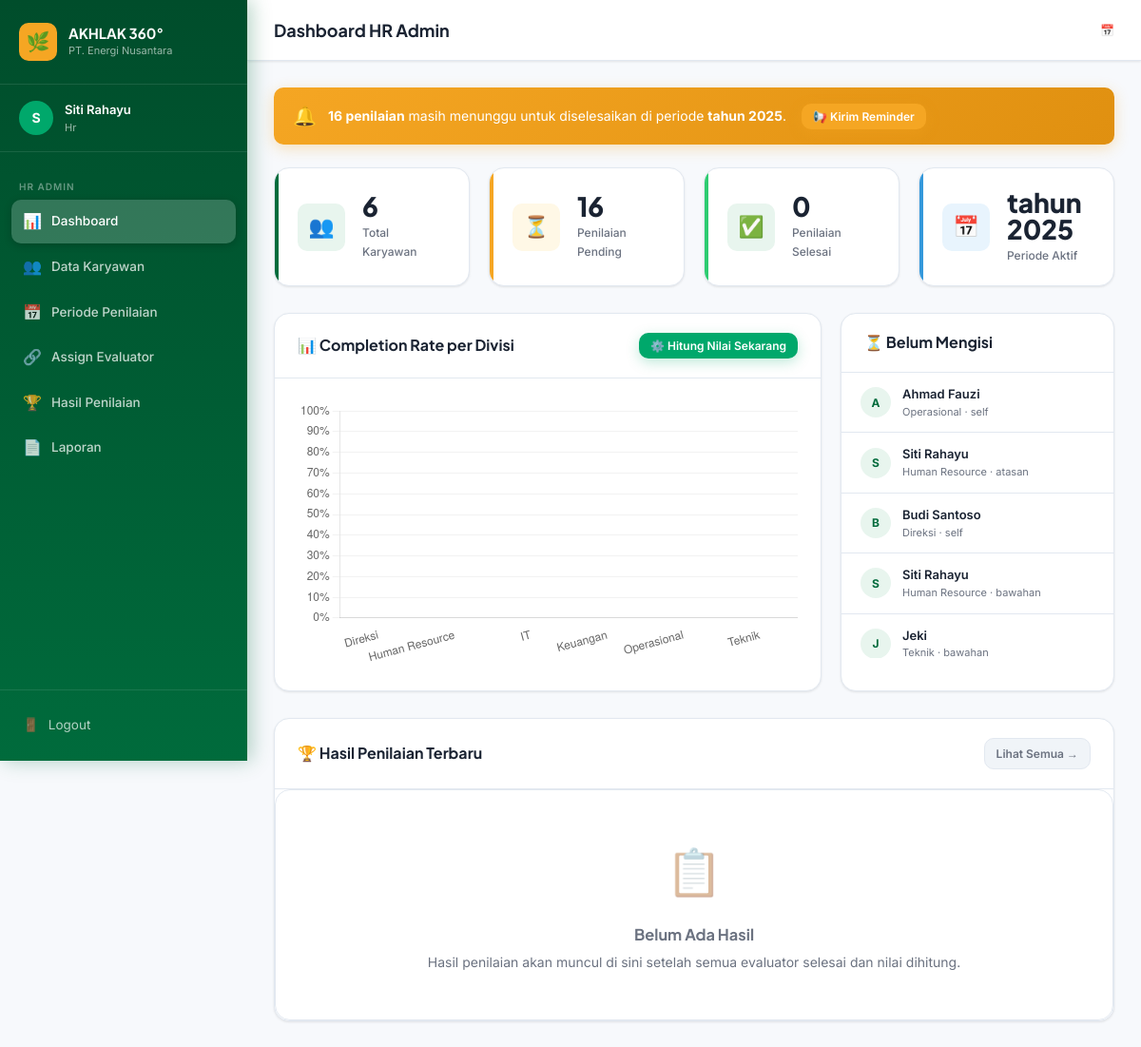
Page /hr/dashboard (signed in) on the committed database.
### tables this page shows
CREATE TABLE employees (
    user_id     INTEGER PRIMARY KEY AUTOINCREMENT,
    id_supervisor INTEGER NULL,
    nama        VARCHAR(100) NOT NULL,
    email       VARCHAR(100) UNIQUE NOT NULL,
    nip         VARCHAR(20) UNIQUE NOT NULL,
    position    VARCHAR(100),
    division    VARCHAR(100),
    FOREIGN KEY (id_supervisor) REFERENCES employees(user_id)
);

CREATE TABLE assessment_periods (
    id_period   INTEGER PRIMARY KEY AUTOINCREMENT,
    period_name VARCHAR(100) NOT NULL,
    start_date  DATE NOT NULL,
    end_date    DATE NOT NULL,
    status      VARCHAR(20) DEFAULT 'draft'
);

### app/routes/hr.py (the view)
@hr_bp.route('/dashboard')
@login_required
@role_required('hr')
def dashboard():
    total_karyawan = query_db("SELECT COUNT(*) as cnt FROM employees", one=True)['cnt']
    periode_aktif = query_db(
        "SELECT * FROM assessment_periods WHERE status='active' ORDER BY id_period DESC LIMIT 1",
        one=True
    )
    total_pending = 0
    total_selesai = 0
    completion_by_division = []
    pending_users = []
    if periode_aktif:
        total_pending = query_db(
            "SELECT COUNT(*) as cnt FROM penilaians WHERE id_period=? AND status='pending'",
            (periode_aktif['id_period'],), one=True
        )['cnt']
        total_selesai = query_db(
            "SELECT COUNT(*) as cnt FROM penilaians WHERE id_period=? AND status='submitted'",
            (periode_aktif['id_period'],), one=True
        )['cnt']
        completion_by_division = query_db(
            """SELECT e.division,
                      COUNT(p.id_penilaian) as total,
                      SUM(CASE WHEN p.status='submitted' THEN 1 ELSE 0 END) as selesai
               FROM penilaians p
               JOIN employees e ON p.id_evaluator = e.user_id
               WHERE p.id_period = ?
               GROUP BY e.division""",
            (periode_aktif['id_period'],)
        )
        pending_users = query_db(
            """SELECT DISTINCT e.nama, e.email, e.division, p.jenis_penilaian
               FROM penilaians p
               JOIN employees e ON p.id_evaluator = e.user_id
               WHERE p.id_period = ? AND p.status = 'pending'
               LIMIT 10""",
            (periode_aktif['id_period'],)
        )
    hasil_terbaru = query_db(
        """SELECT h.*, e.nama, e.division, ap.period_name
           FROM hasil_akhirs h
           JOIN employees e ON h.id_employee = e.user_id
           JOIN assessment_periods ap ON h.id_period = ap.id_period
           ORDER BY h.calculated_at DESC LIMIT 10"""
    )
    return render_template('hr/dashboard.html',
        total_karyawan=total_karyawan,
        periode_aktif=periode_aktif,
        total_pending=total_pending,
        total_selesai=total_selesai,
        completion_by_division=completion_by_division,
        pending_users=pending_users,
        hasil_terbaru=hasil_terbaru
    )

### app/routes/auth.py (called while the page is built)
def login_required(f):
    @wraps(f)
    def decorated_function(*args, **kwargs):
        if 'user_id' not in session:
            flash('Silakan login terlebih dahulu.', 'warning')
            return redirect(url_for('auth.login'))
        return f(*args, **kwargs)
    return decorated_function

def role_required(*roles):
    def decorator(f):
        @wraps(f)
        def decorated_function(*args, **kwargs):
            if 'user_id' not in session:
                flash('Silakan login terlebih dahulu.', 'warning')
                return redirect(url_for('auth.login'))
            if session.get('role') not in roles:
                flash('Anda tidak memiliki akses ke halaman ini.', 'danger')
                return redirect(url_for('auth.unauthorized'))
            return f(*args, **kwargs)
        return decorated_function
    return decorator

### database.py (called while the page is built)
def get_db():
    conn = sqlite3.connect(config.DATABASE)
    conn.row_factory = sqlite3.Row  # Agar hasil query bisa diakses seperti dict
    conn.execute("PRAGMA foreign_keys = ON")  # Aktifkan foreign key enforcement
    return conn

def query_db(query, args=(), one=False):
    conn = get_db()
    cur = conn.execute(query, args)
    rv = cur.fetchall()
    conn.close()
    return (rv[0] if rv else None) if one else rv

### app/templates/hr/dashboard.html (shortened to what this page needs)
{% extends 'base.html' %}
{% block page_title %}Dashboard HR Admin{% endblock %}
{% block content %}
{% if total_pending > 0 and periode_aktif %}
<div class="notification-banner mb-6">
  <span style="font-size:20px;">🔔</span>
  <div>
    <strong>{{ total_pending }} penilaian</strong> masih menunggu untuk diselesaikan di periode
    <strong>{{ periode_aktif.period_name }}</strong>.
    <form method="POST" action="{{ url_for('hr.send_reminder') }}" style="display:inline;">
      <button type="submit" class="btn btn-accent btn-sm" style="margin-left:12px;">
        📢 Kirim Reminder
      </button>
    </form>
  </div>
</div>
{% endif %}
<div class="stat-grid">
  <div class="stat-card">
    <div class="stat-icon green">👥</div>
    <div class="stat-info">
      <h3>{{ total_karyawan }}</h3>
      <p>Total Karyawan</p>
    </div>
  </div>
  <div class="stat-card accent">
    <div class="stat-icon yellow">⏳</div>
    <div class="stat-info">
      <h3>{{ total_pending }}</h3>
      <p>Penilaian Pending</p>
    </div>
  </div>
  <div class="stat-card success">
    <div class="stat-icon green">✅</div>
    <div class="stat-info">
      <h3>{{ total_selesai }}</h3>
      <p>Penilaian Selesai</p>
    </div>
  </div>
  <div class="stat-card info">
    <div class="stat-icon blue">📅</div>
    <div class="stat-info">
      <h3>{{ periode_aktif.period_name if periode_aktif else '-' }}</h3>
      <p>Periode Aktif</p>
    </div>
  </div>
</div>
<div style="display:grid; grid-template-columns:2fr 1fr; gap:20px; margin-bottom:28px;">
  <div class="card">
    <div class="card-header">
      <h3 class="card-title">📊 Completion Rate per Divisi</h3>
      {% if periode_aktif %}
      <form method="POST" action="{{ url_for('hr.calculate', id_period=periode_aktif.id_period) }}">
        <button type="submit" class="btn btn-secondary btn-sm">⚙️ Hitung Nilai Sekarang</button>
      </form>
      {% endif %}
    </div>
    <div class="card-body">
      {% if completion_by_division %}
      <div class="chart-container">
        <canvas id="completionChart"></canvas>
      </div>
      {% endif %}
    </div>
  </div>
  <div class="card">
    <div class="card-header">
      <h3 class="card-title">⏳ Belum Mengisi</h3>
    </div>
    <div class="card-body" style="padding:0;">
      {% if pending_users %}
      <div style="max-height:300px; overflow-y:auto;">
        {% for u in pending_users %}
        <div style="padding:12px 20px; border-bottom:1px solid var(--color-border); display:flex; align-items:center; gap:12px;">
          <div style="width:32px;height:32px;border-radius:50%;background:var(--color-primary-light);color:var(--color-primary);display:flex;align-items:center;justify-content:center;font-weight:700;font-size:12px;flex-shrink:0;">
            {{ u.nama[0]|upper }}
          </div>
          <div style="min-width:0;">
            <div style="font-size:13px;font-weight:600;white-space:nowrap;overflow:hidden;text-overflow:ellipsis;">{{ u.nama }}</div>
            <div style="font-size:11px;color:var(--color-text-muted);">{{ u.division }} · {{ u.jenis_penilaian }}</div>
          </div>
        </div>
        {% endfor %}
      </div>
      {% else %}
      <div class="empty-state">
        <div style="font-size:32px;">🎉</div>
        <p style="font-size:13px;">Semua penilaian sudah selesai!</p>
      </div>
      {% endif %}
    </div>
  </div>
</div>
<div class="card">
  <div class="card-header">
    <h3 class="card-title">🏆 Hasil Penilaian Terbaru</h3>
    <a href="{{ url_for('hr.results') }}" class="btn btn-ghost btn-sm">Lihat Semua →</a>
  </div>
  <div class="table-wrapper">
    {% if hasil_terbaru %}
    <table>
      <thead>
        <tr>
          <th>Nama Karyawan</th>
          <th>Divisi</th>
          <th>Periode</th>
          <th>Skor Atasan</th>
          <th>Skor Rekan</th>
          <th>Total Skor</th>
          <th>Kategori</th>
        </tr>
      </thead>
      <tbody>
        {% for h in hasil_terbaru %}
        <tr>
          <td><strong>{{ h.nama }}</strong></td>
          <td>{{ h.division }}</td>
          <td>{{ h.period_name }}</td>
          <td>{{ h.score_atasan or '-' }}</td>
          <td>{{ h.score_rekan or '-' }}</td>
          <td><strong>{{ h.total_score or '-' }}</strong></td>
          <td>
            {% if h.category %}
            <span class="badge badge-{{ h.category|lower|replace(' ', '-') }}">{{ h.category }}</span>
            {% else %}<span class="badge badge-draft">-</span>{% endif %}
          </td>
        </tr>
        {% endfor %}
      </tbody>
    </table>
    {% else %}
    <div class="empty-state">
      <div class="empty-state-icon">📋</div>
      <h3>Belum Ada Hasil</h3>
      <p>Hasil penilaian akan muncul di sini setelah semua evaluator selesai dan nilai dihitung.</p>
    </div>
    {% endif %}
  </div>
</div>
{% endblock %}
{% block extra_scripts %}
<script>
{% if completion_by_division %}
const labels = {{ completion_by_division | map(attribute='division') | list | tojson }};
const totals  = {{ completion_by_division | map(attribute='total')   | list | tojson }};
const selesai = {{ completion_by_division | map(attribute='selesai') | list | tojson }};
const rates   = totals.map((t, i) => t > 0 ? Math.round((selesai[i]/t)*100) : 0);
new Chart(document.getElementById('completionChart'), {
  type: 'bar',
  data: {
    labels: labels,
    datasets: [{
      label: 'Selesai (%)',
      data: rates,
      backgroundColor: rates.map(r =>
        r >= 80 ? 'rgba(0,107,60,0.8)' :
        r >= 50 ? 'rgba(0,168,107,0.8)' :
                  'rgba(245,166,35,0.8)'
      ),
      borderRadius: 8,
      borderSkipped: false,
    }]
  },
  options: {
    responsive: true,
    maintainAspectRatio: false,
    plugins: {
      legend: { display: false },
      tooltip: {
        callbacks: {
          label: ctx => `Selesai: ${ctx.raw}%`
        }
      }
    },
    scales: {
      y: {
        beginAtZero: true,
        max: 100,
        ticks: { callback: v => v + '%' },
        grid: { color: 'rgba(0,0,0,0.05)' }
      },
      x: { grid: { display: false } }
    }
  }
});
{% endif %}
</script>
{% endblock %}

### app/templates/base.html (shortened to what this page needs)
<!DOCTYPE html>
<html lang="id">
<head>
  <link rel="stylesheet" href="{{ url_for('static', filename='css/style.css') }}">
</head>
<body>
  <div class="app-wrapper">
    <aside class="sidebar" id="sidebar">
      <div class="sidebar-brand">
        <div class="sidebar-brand-icon">🌿</div>
        <div class="sidebar-brand-text">
          <h3>AKHLAK 360°</h3>
          <span>PT. Energi Nusantara</span>
        </div>
      </div>
      <div class="sidebar-user">
        <div class="sidebar-user-avatar" id="userAvatar">
          {{ session.nama[0]|upper if session.nama else 'U' }}
        </div>
        <div class="sidebar-user-info">
          <div class="sidebar-user-name">{{ session.nama or 'Pengguna' }}</div>
          <div class="sidebar-user-role">{{ session.role or 'guest' }}</div>
        </div>
      </div>
      <nav class="sidebar-nav">
        {% if session.role == 'hr' %}
        <div class="sidebar-section-label">HR Admin</div>
        <a href="{{ url_for('hr.dashboard') }}" class="{{ 'active' if request.endpoint == 'hr.dashboard' }}">
          <span class="nav-icon">📊</span> Dashboard
        </a>
        <a href="{{ url_for('hr.employees') }}" class="{{ 'active' if request.endpoint in ['hr.employees', 'hr.employee_add', 'hr.employee_edit'] }}">
          <span class="nav-icon">👥</span> Data Karyawan
        </a>
        <a href="{{ url_for('hr.periods') }}" class="{{ 'active' if request.endpoint == 'hr.periods' }}">
          <span class="nav-icon">📅</span> Periode Penilaian
        </a>
        <a href="{{ url_for('hr.assign') }}" class="{{ 'active' if request.endpoint == 'hr.assign' }}">
          <span class="nav-icon">🔗</span> Assign Evaluator
        </a>
        <a href="{{ url_for('hr.results') }}" class="{{ 'active' if request.endpoint == 'hr.results' }}">
          <span class="nav-icon">🏆</span> Hasil Penilaian
        </a>
        <a href="{{ url_for('hr.reports') }}" class="{{ 'active' if request.endpoint == 'hr.reports' }}">
          <span class="nav-icon">📄</span> Laporan
        </a>
        {% elif session.role == 'evaluator' %}
        <div class="sidebar-section-label">Evaluator</div>
        <a href="{{ url_for('evaluator.dashboard') }}" class="{{ 'active' if request.endpoint == 'evaluator.dashboard' }}">
          <span class="nav-icon">📋</span> Dashboard
        </a>
        {% endif %}
      </nav>
      <div class="sidebar-footer">
        <a href="{{ url_for('auth.logout') }}" id="logoutLink">
          <span class="nav-icon">🚪</span> Logout
        </a>
      </div>
    </aside>
    <div class="main-content">
      <header class="top-header">
        <h1 class="page-title">{% block page_title %}Dashboard{% endblock %}</h1>
        <div class="header-actions">
          <span style="font-size:12px; color:var(--color-text-muted);">
            📅 {{ now if now else '' }}
          </span>
        </div>
      </header>
      <div class="content-wrapper">
        {% block content %}{% endblock %}
      </div>
    </div>
  </div>
  {% block extra_scripts %}{% endblock %}
</body>
</html>

### rows in the picture
employees: nama "Siti Rahayu", nama "S", division "Human Resource", jenis_penilaian "atasan", jenis_penilaian "bawahan"
assessment_periods: period_name "tahun 2025"
employees: nama "A", nama "Ahmad Fauzi", division "Operasional", jenis_penilaian "self"
employees: nama "B", nama "Budi Santoso", division "Direksi", jenis_penilaian "self"
employees: nama "J", nama "Jeki", division "Teknik", jenis_penilaian "bawahan"

### other values in the picture
{{ session.nama[0]|upper if session.nama else 'U' }} "S"
{{ session.role or 'guest' }} "Hr"
{{ total_pending }} "16"
{{ total_karyawan }} "6"
{{ total_selesai }} "0"
